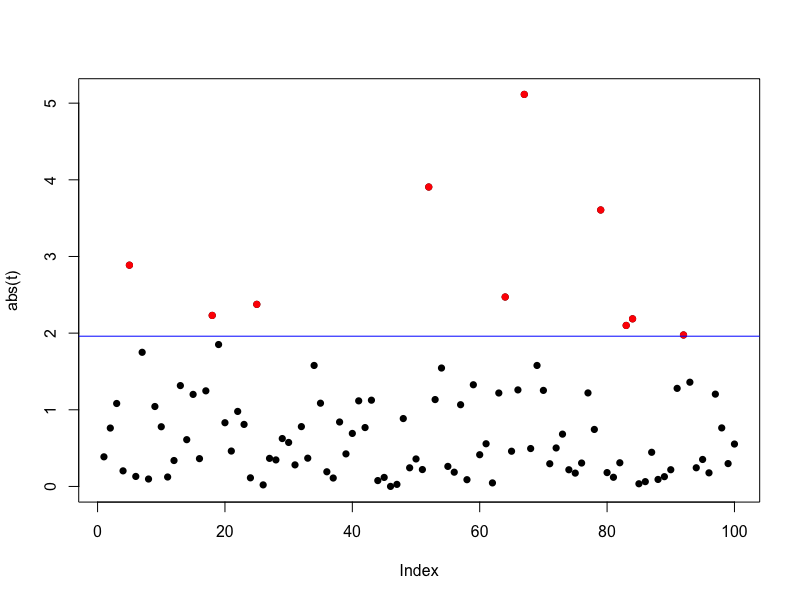

Here is the R script that generated this plot:
n 		= 1000000
J 		= 100
p 		= 0.025
q_p 	= -qnorm(0.025, 0, 1)
t 		= c( rep(0, J) )

for (j in 1:J){
    x    = runif(n)
    t[j] = sqrt(n) * ( (mean(x) - 0.5)/sd(x) )
}

plot( abs(t) , pch=16)
for (j in 1:J){
    if (abs(t[j]) > q_p){
        points( abs(t[j]), x=j , pch=16, col="red")
    }
}  
abline(h = q_p, col = "blue")
